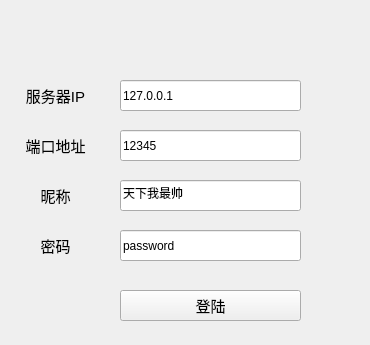
<?xml version="1.0" encoding="UTF-8"?>
<ui version="4.0">
 <class>LoginWindow</class>
 <widget class="QWidget" name="LoginWindow">
  <property name="geometry">
   <rect>
    <x>0</x>
    <y>0</y>
    <width>370</width>
    <height>345</height>
   </rect>
  </property>
  <property name="windowTitle">
   <string>Form</string>
  </property>
  <property name="styleSheet">
   <string notr="true">border-image: url(:/img/login_skin.png);</string>
  </property>
  <widget class="QLabel" name="label">
   <property name="geometry">
    <rect>
     <x>20</x>
     <y>80</y>
     <width>71</width>
     <height>31</height>
    </rect>
   </property>
   <property name="font">
    <font>
     <pointsize>11</pointsize>
    </font>
   </property>
   <property name="styleSheet">
    <string notr="true">border-image:none;</string>
   </property>
   <property name="frameShape">
    <enum>QFrame::NoFrame</enum>
   </property>
   <property name="lineWidth">
    <number>-5</number>
   </property>
   <property name="text">
    <string>服务器IP</string>
   </property>
   <property name="textFormat">
    <enum>Qt::AutoText</enum>
   </property>
   <property name="scaledContents">
    <bool>false</bool>
   </property>
   <property name="alignment">
    <set>Qt::AlignCenter</set>
   </property>
  </widget>
  <widget class="QLabel" name="label_2">
   <property name="geometry">
    <rect>
     <x>20</x>
     <y>130</y>
     <width>71</width>
     <height>31</height>
    </rect>
   </property>
   <property name="font">
    <font>
     <pointsize>11</pointsize>
    </font>
   </property>
   <property name="styleSheet">
    <string notr="true">border-image:none;</string>
   </property>
   <property name="text">
    <string>端口地址</string>
   </property>
   <property name="alignment">
    <set>Qt::AlignCenter</set>
   </property>
  </widget>
  <widget class="QLabel" name="label_3">
   <property name="geometry">
    <rect>
     <x>20</x>
     <y>180</y>
     <width>71</width>
     <height>31</height>
    </rect>
   </property>
   <property name="font">
    <font>
     <pointsize>11</pointsize>
    </font>
   </property>
   <property name="styleSheet">
    <string notr="true">border-image:none;</string>
   </property>
   <property name="midLineWidth">
    <number>0</number>
   </property>
   <property name="text">
    <string>昵称</string>
   </property>
   <property name="textFormat">
    <enum>Qt::AutoText</enum>
   </property>
   <property name="alignment">
    <set>Qt::AlignCenter</set>
   </property>
  </widget>
  <widget class="QPushButton" name="loginButton">
   <property name="geometry">
    <rect>
     <x>120</x>
     <y>290</y>
     <width>181</width>
     <height>31</height>
    </rect>
   </property>
   <property name="font">
    <font>
     <pointsize>11</pointsize>
    </font>
   </property>
   <property name="styleSheet">
    <string notr="true">border-image: url(:/img/pushbutton.png);</string>
   </property>
   <property name="text">
    <string>登陆</string>
   </property>
  </widget>
  <widget class="QLineEdit" name="PortNumberText">
   <property name="geometry">
    <rect>
     <x>120</x>
     <y>130</y>
     <width>181</width>
     <height>31</height>
    </rect>
   </property>
   <property name="styleSheet">
    <string notr="true">border-image:none;
</string>
   </property>
   <property name="text">
    <string>12345</string>
   </property>
  </widget>
  <widget class="QLineEdit" name="ServerIPText">
   <property name="geometry">
    <rect>
     <x>120</x>
     <y>80</y>
     <width>181</width>
     <height>31</height>
    </rect>
   </property>
   <property name="styleSheet">
    <string notr="true">border-image:none;
</string>
   </property>
   <property name="text">
    <string>127.0.0.1</string>
   </property>
  </widget>
  <widget class="QLineEdit" name="NicknameText">
   <property name="geometry">
    <rect>
     <x>120</x>
     <y>180</y>
     <width>181</width>
     <height>31</height>
    </rect>
   </property>
   <property name="styleSheet">
    <string notr="true">border-image:none;
</string>
   </property>
   <property name="text">
    <string>天下我最帅</string>
   </property>
  </widget>
  <widget class="QLabel" name="label_4">
   <property name="geometry">
    <rect>
     <x>20</x>
     <y>230</y>
     <width>71</width>
     <height>31</height>
    </rect>
   </property>
   <property name="font">
    <font>
     <pointsize>11</pointsize>
    </font>
   </property>
   <property name="styleSheet">
    <string notr="true">border-image:none;</string>
   </property>
   <property name="midLineWidth">
    <number>0</number>
   </property>
   <property name="text">
    <string>密码</string>
   </property>
   <property name="textFormat">
    <enum>Qt::AutoText</enum>
   </property>
   <property name="alignment">
    <set>Qt::AlignCenter</set>
   </property>
  </widget>
  <widget class="QLineEdit" name="PasswordText">
   <property name="geometry">
    <rect>
     <x>120</x>
     <y>230</y>
     <width>181</width>
     <height>31</height>
    </rect>
   </property>
   <property name="styleSheet">
    <string notr="true">border-image:none;
</string>
   </property>
   <property name="text">
    <string>password</string>
   </property>
  </widget>
 </widget>
 <tabstops>
  <tabstop>ServerIPText</tabstop>
  <tabstop>PortNumberText</tabstop>
  <tabstop>NicknameText</tabstop>
  <tabstop>PasswordText</tabstop>
  <tabstop>loginButton</tabstop>
 </tabstops>
 <resources>
  <include location="img/img.qrc"/>
 </resources>
 <connections/>
</ui>
